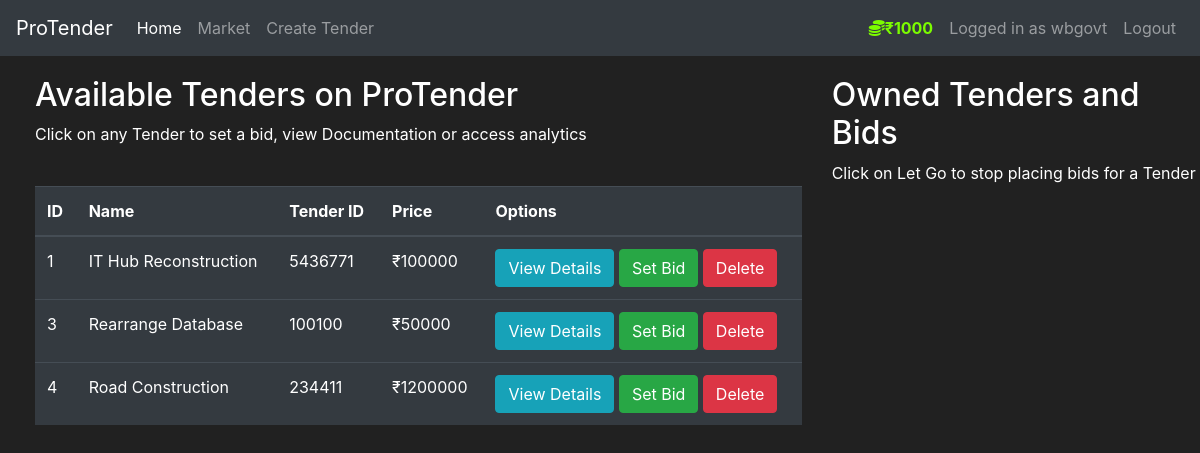
The app's page /market/ (signed in), older data.
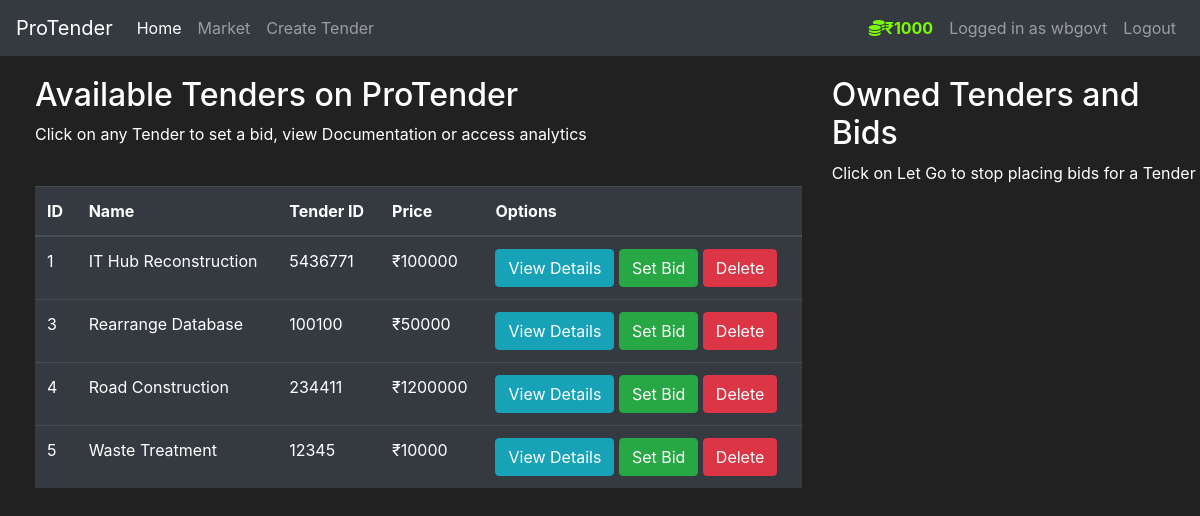
The same page, newer data.
### tms/models.py (models this page shows, shortened)
class User(db.Model,UserMixin):
    id = db.Column(db.Integer(), primary_key=True)
    username = db.Column(db.String(length=30), nullable=False, unique=True)
    email_address = db.Column(db.String(length=50), nullable=False, unique=True)
    password_hash = db.Column(db.String(length=60), nullable=False)
    budget = db.Column(db.Integer(), nullable=False, default=1000000)
    items = db.relationship('Item', backref='owned_user', lazy=True)
    @property
    def password(self):
        return self.password

class Item(db.Model):
    id=db.Column(db.Integer(),primary_key=True)
    name=db.Column(db.String(length=60),nullable=False,unique=True)
    price=db.Column(db.Integer(),nullable=False)
    tid=db.Column(db.String(length=12),nullable=False,unique=True)
    desc=db.Column(db.String(length=2000),nullable=False,unique=True)
    owner=db.Column(db.Integer(),db.ForeignKey('user.id'))

### tms/routes.py (the view, shortened to what this page needs)
@app.route('/market/',methods=['GET','POST'])
@login_required
def market_page():
    bid_form=SetBidForm()
    sell_form=SellTenderForm()
    if request.method=='GET':
        items = Item.query.filter_by(owner=None)
        owned_items=Item.query.filter_by(owner=current_user.id)
        return render_template('market.html', items=items, bid_form=bid_form, owned_items=owned_items, sell_form=sell_form)

### tms/models.py (called while the page is built)
@login_manager.user_loader
def load_user(user_id):
    return User.query.get(int(user_id))

### tms/templates/market.html (shortened to what this page needs)
{% extends 'base.html' %} {% block title %} Market Page {% endblock %} {%block
navlink%}
<li class="nav-item">
  <a
    class="nav-link"
    data-toggle="modal"
    style="cursor: pointer"
    data-target="#Modal-TenderCreate"
    >Create Tender</a
  >
</li>
{%endblock%} {% block content %}
<div class="row" style="margin-top: 20px; margin-left: 20px">
  <div class="col-8">
    <h2>Available Tenders on ProTender</h2>
    <p>
      Click on any Tender to set a bid, view Documentation or access analytics
    </p>
    <br />
    <table class="table table-hover table-dark">
      <thead>
        <tr>
          <th scope="col">ID</th>
          <th scope="col">Name</th>
          <th scope="col">Tender ID</th>
          <th scope="col">Price</th>
          <th scope="col">Options</th>
        </tr>
      </thead>
      <tbody>
        {% for item in items %} {% include 'components/items_modals.html' %}
        <tr>
          <td>{{ item.id }}</td>
          <td>{{ item.name }}</td>
          <td>{{ item.tid }}</td>
          <td>₹{{ item.price }}</td>
          <td>
            <button
              class="btn btn-outline btn-info"
              data-toggle="modal"
              data-target="#Modal-MoreInfo-{{item.id}}"
            >
              View Details
            </button>
            <button
              class="btn btn-outline btn-success"
              data-toggle="modal"
              data-target="#Modal-PurchaseConfirm-{{item.id}}"
            >
              Set Bid
            </button>
            <button
              class="btn btn-outline btn-danger"
              onclick="deleteTender('{{item.id}}')"
            >
              Delete
            </button>
          </td>
        </tr>
        {% endfor %}
      </tbody>
    </table>
  </div>
  <div class="col-4">
    <h2>Owned Tenders and Bids</h2>
    <p>Click on Let Go to stop placing bids for a Tender</p>
    <br />
  </div>
</div>
{% endblock %}

### tms/templates/base.html (shortened to what this page needs)
<!DOCTYPE html>
<html lang="en">
  <head>
    <link
      rel="stylesheet"
      href="https://cdn.jsdelivr.net/npm/bootstrap@4.5.3/dist/css/bootstrap.min.css"
    />
  </head>
  <body>
    <nav class="navbar navbar-expand-md navbar-dark bg-dark">
      <a class="navbar-brand" href="#">ProTender</a>
      <div class="collapse navbar-collapse" id="navbarNav">
        <ul class="navbar-nav mr-auto">
          <li class="nav-item active">
            <a class="nav-link" href="{{ url_for('home_page') }}"
              >Home <span class="sr-only">(current)</span></a
            >
          </li>
          <li class="nav-item">
            <a class="nav-link" href="{{ url_for('market_page') }}">Market</a>
          </li>
          {%block navlink%}{%endblock%}
        </ul>
        {% if current_user.is_authenticated %}
        <ul class="navbar-nav">
          <li class="nav-item">
            <a class="nav-link" style="color: lawngreen; font-weight: bold">
              <i class="fas fa-coins"></i>₹{{ current_user.budget }}
            </a>
          </li>
          <li class="nav-item">
            <a class="nav-link">Logged in as {{ current_user.username }}</a>
          </li>
          <li class="nav-item">
            <a class="nav-link" href="{{ url_for('logout_page') }}">Logout</a>
          </li>
        </ul>
        {% endif %}
      </div>
    </nav>
     {% block content %} {% endblock %}
  </body>
</html>

### tms/templates/base.html (style rules this page uses)
body { background-color: #212121; color: white; }

Row changes from the older to the newer data that the page shows:
added Item: id "5", name "Waste Treatment", tid "12345", price "10000"
